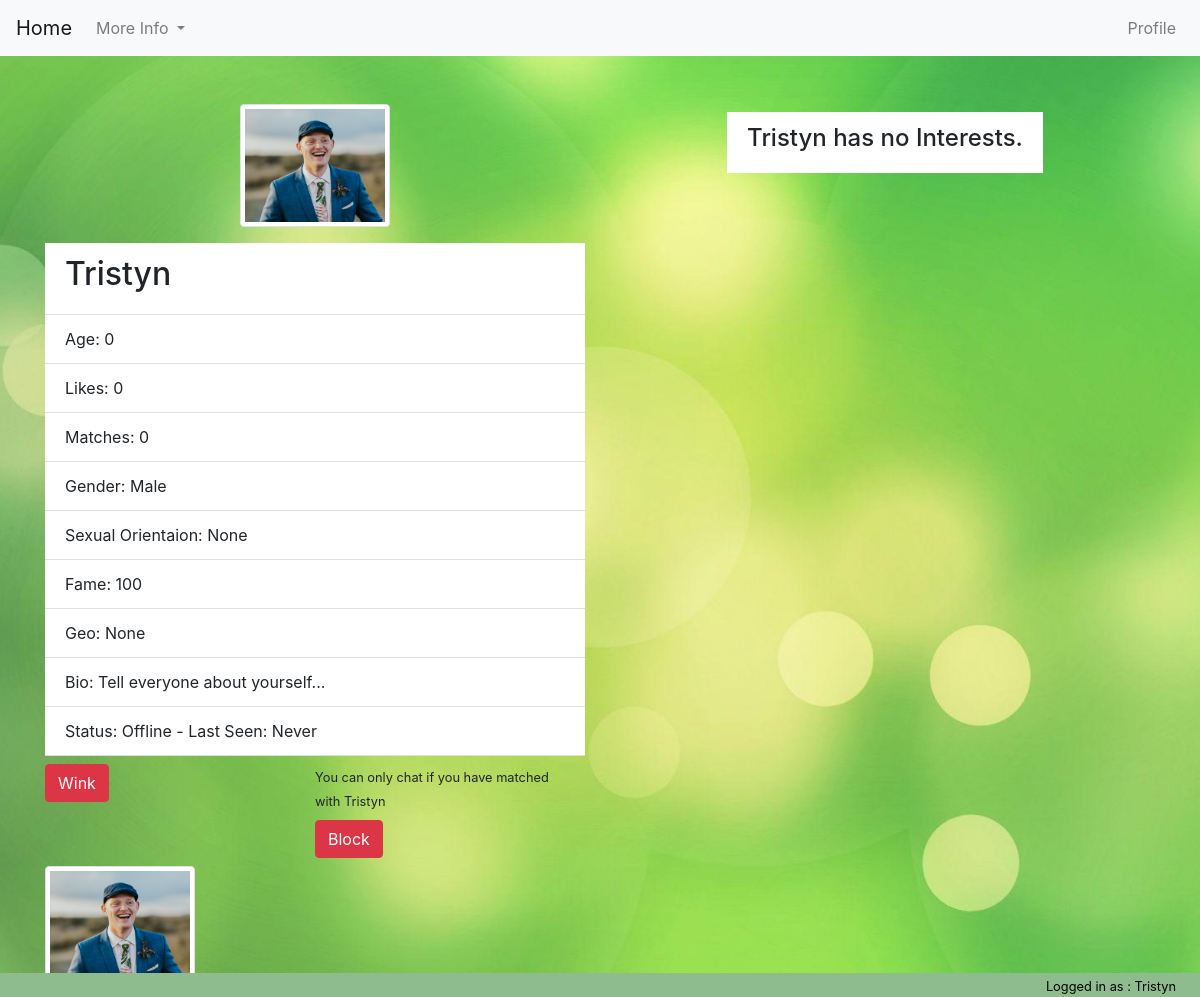
Page /profile_view/Tristyn (signed in) on the committed database.
### tables this page shows
CREATE TABLE users (
    profile_pic string default('default.png'),
    pics integer default(0),
    username string not null,
    firstname string not null,
    lastname string not null,
    email string not null,
    password string not null,
    likes integer default(0),
    matches integer default(0),
    bio text default('Tell everyone about yourself...'),
    gender string,
    age integer default(0),
    sex_orientation string,
    fame integer default(100),
    geo_location string,
    last_online string default('Offline'),
    complete string default('False'),
    verified string default(0)
);

CREATE TABLE images(
    username string not null,
    file_name string not null
);

### matcha/views.py (the view)
@app.route('/profile_view/<username>')
def profile_view(username):
    profile = get_profile_data(username)
    if profile['user_profile']:
        common_lib_log_history_moment('profile_view', session['username'], username, "You viewed " + username + "'s profile")
        if not common_lib_check_if_blocked(username):
            common_lib_log_history_moment('profile_view', username, session['username'], session['username'] + " viewed your profile, why dont you check their profile out?")
        return render_template("profile_view.html",
                               winked=profile['winked'],
                               user=profile['user_profile'],
                               session_user=profile['session_user'],
                               interests=profile['interest_list'],
                               matched=profile['matched'],
                               pictures=profile['pictures'])
    else:
        flash('That user does not exist', 'danger')
        return redirect(url_for('home'))

### matcha/__init__.py (called while the page is built)
@app.before_request
def before_request():
    g.db = connect_db()

def connect_db():
    return sqlite3.connect(app.config['DATABASE'])

### matcha/common_lib/blocking.py (called while the page is built)
def common_lib_check_if_blocked(username):
    return False

### matcha/common_lib/history.py (called while the page is built)
def common_lib_log_history_moment(log_type, logging_user, notif_username, message):
    mydate = datetime.now()
    formated_datenow = mydate.strftime("%d-%m-%Y\n%H:%M:%S")
    query_db("INSERT INTO history (log_username, notif_username, message, history_type, logged_timestamp ) VALUES (?,?,?,?,?)",
             (logging_user, notif_username, message, log_type, formated_datenow), True)

### matcha/common_lib/query.py (called while the page is built)
def query_db(query, args=(), commit=False, one=False):
    cur = g.db.execute(query, args)
    if commit:
        g.db.commit()
    else:
        rv = [dict((cur.description[idx][0], value)
                   for idx, value in enumerate(row)) for row in cur.fetchall()]
        return (rv[0] if rv else None) if one else rv

### matcha/templates/profile_view.html (shortened to what this page needs)
{% extends "base.html" %}
{% block nav %}
    <nav class="navbar navbar-expand-lg navbar-light bg-light"> <a class="navbar-brand" href="{{ url_for('home') }}">Home</a>
        <div class="collapse navbar-collapse" id="navbarSupportedContent">
            <ul class="navbar-nav mr-auto">
                <li class="nav-item dropdown">  <a class="nav-link dropdown-toggle" href="#" id="navbarDropdown" role="button" data-toggle="dropdown" aria-haspopup="true" aria-expanded="false">
                    More Info
                </a>
                </li>
            </ul>
            <div class="">
                <ul class="navbar-nav mr-auto">
                    <li class="nav-item">
                        <a class="nav-link" href="{{ url_for('profile_update') }}">Profile</a>
                    </li>
                </ul>
            </div>
        </div>
    </nav>
{% endblock %}
{% block content %}
    {% if user %}
        <div class=" mx-auto mt-5">
            <div class="container">
                <div class="row">
                    <div class="col-sm-12 col-md-6">
                        <img src="{{ url_for('static', filename="img/" + user.profile_pic) }}" alt="..." class="img-thumbnail mx-auto d-block profile-pic mb-3">
                        <ul class="list-group list-group-flush w-100">
                            <li class="list-group-item"><h2>{{ user.username }}</h2></li>
                            <li class="list-group-item">Age: {{ user.age }}</li>
                            <li class="list-group-item">Likes: {{ user.likes }}</li>
                            <li class="list-group-item">Matches: {{ user.matches }}</li>
                            <li class="list-group-item">Gender: {{ user.gender }}</li>
                            <li class="list-group-item">Sexual Orientaion: {{ user.sex_orientation }}</li>
                            <li class="list-group-item">Fame: {{ user.fame }}</li>
                            <li class="list-group-item">Geo: {{ user.geo_location }}</li>
                            <li class="list-group-item">Bio: {{ user.bio }}</li>
                            <li class="list-group-item">
                                {% if user.last_online == "Online" %}
                                    Status: Online
                                {% else %}
                                    Status: Offline -  Last Seen: {{ user.last_online }}
                                {% endif %}
                            </li>
                            <div class="row mt-2 w-100">
                                {% if session_user.profile_pic != 'default.png' %}
                                    <div class="col">
                                    {% if winked %}
                                        <form action="{{ url_for('unwink', username=user.username) }}">
                                            <button type="submit" class="btn btn-danger" id="">Un-Wink</button>
                                        </form>
                                    {% else %}
                                        <form action="{{ url_for('wink', username=user.username) }}">
                                            <button type="submit" class="btn btn-danger" id="wink-button">Wink</button>
                                        </form>
                                    {% endif %}
                                    </div>
                                    <div class="col">
                                        {% if matched %}
                                            <button type="submit" class="btn btn-danger">Chat</button>
                                        {% else %}
                                            <small>You can only chat if you have matched with {{ user.username }}</small>
                                        {% endif %}
                                    </div>
                                {% else %}
                                    <div class="col">
                                        <small>You can only Wink and Chat with users when you have updated your profile picture</small>
                                    </div>
                                {% endif %}
                            </div>
                            <div class="row mt-2 w-100">
                                <div class="col">
                                </div>
                                <div class="col">
                                    <form action="{{ url_for('block_user', username=user.username) }}">
                                        <button type="submit" class="btn btn-danger">Block</button>
                                    </form>
                                </div>
                            </div>
                        </ul>
                    </div>
                    <div class="col-sm-12  col-md-6 mx-auto mt-2 mb-2">
                        <ul class="list-group list-group-flush w-100">
                            {% if interests %}
                                <li class="list-group-item"><h4>Interests:</h4></li>
                            {% else %}
                                <li class="list-group-item mx-auto"><h4>{{ user.username }} has no Interests.</h4></li>
                            {% endif %}
                        </ul>
                    </div>
                    <div class="col-sm-12 col-md-12 mx-auto">
                        <div class="row">
                            {% if pictures %}
                                {% for picture in pictures %}
                                    <div class="col-sm-12 col-md-6 mt-2 mb-2">
                                        <img src="{{ url_for('static', filename="img/" + picture.file_name) }}" alt="..." class="img-thumbnail thumb-pic profile-pic">
                                    </div>
                                {% endfor %}
                            {% else %}
                                <div class="col"><h3>No Uploaded Images</h3></div>
                            {% endif %}
                        </div>
                    </div>
                </div>
            </div>
        </div>
    {% endif %}
{% endblock %}
{% block footer %}
    <small class="mr-4">Logged in as : {{ session_user.username }}</small>
{% endblock %}

### matcha/static/main.css (style rules this page uses)
.thumb-pic { max-width: 75px; max-height: 75px; }
.profile-pic { max-width: 150px; max-height: 150px; }
body { background: url('img/Splash.jpg') no-repeat center center fixed; -webkit-background-size: cover; -moz-background-size: cover; background-size: cover; -o-background-size: cover; }

### rows in the picture
users: profile_pic (picture), username "Tristyn", age "0", likes "0", matches "0", gender "Male", fame "100", bio "Tell everyone about yourself...", last_online "Never"
images: file_name (picture)

### other values in the picture
{{ user.sex_orientation }} "None"
{{ user.geo_location }} "None"
